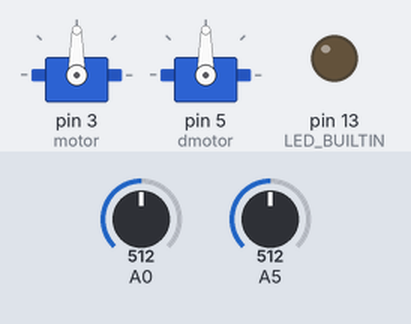
A sketch run on a simulated Arduino Uno, built with avr-gcc and run on an emulated ATmega328P. Parts: 2 × servo, output pins drawn as LEDs (lit = HIGH). Inputs (shaded band) come from the test bench; at power-on: A0 = 512, A5 = 512.

Above: at 1.2 s.
1.3 s: A0 set to 716
At 2.5 s:
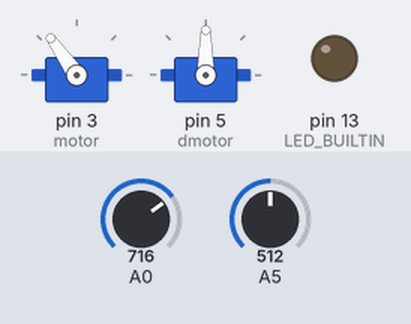
2.8 s: A5 set to 716
At 3.7 s:
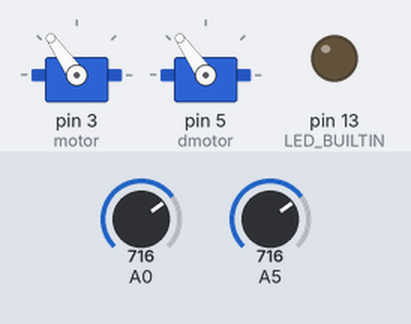
4.3 s: A0 set to 900
At 4.9 s:
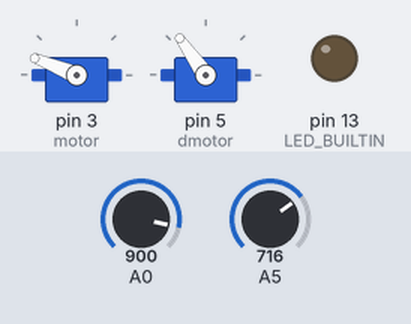
5.8 s: A5 set to 900
At 7.0 s:
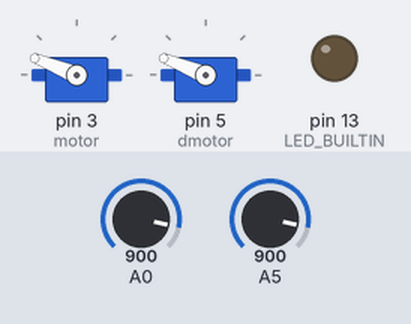
7.3 s: A0 set to 1023
At 8.4 s:
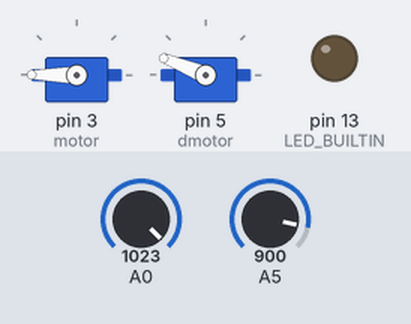
8.8 s: A5 set to 1023
At 9.5 s:
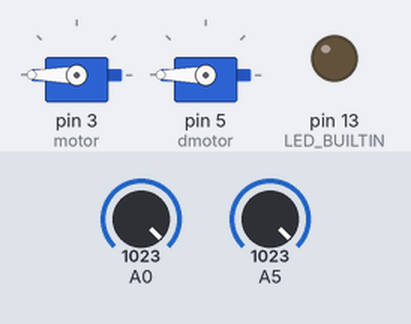
Timing chart, 0 to 11.3 s (numbered marks = the images above; inputs shaded):
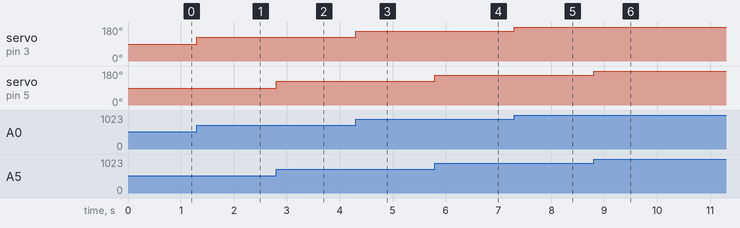

Measured:
- after the input at 1.3 s, servo on pin 3 (motor): 90° → 125° at once
- after the input at 2.8 s, servo on pin 5 (dmotor): 90° → 125° at once
- after the input at 4.3 s, servo on pin 3 (motor): 125° → 158° at once
- after the input at 5.8 s, servo on pin 5 (dmotor): 125° → 158° at once
- after the input at 7.3 s, servo on pin 3 (motor): 158° → 180° at once
- after the input at 8.8 s, servo on pin 5 (dmotor): 158° → 180° at once

The sketch:

js.ino
```cpp
#include <Servo.h>

Servo motor;
Servo dmotor;

int deger;
int derece;
int ddeger;
int dderece;

void setup() {
  motor.attach(3);
  dmotor.attach(5);
pinMode(LED_BUILTIN, OUTPUT);
}

void loop() {


  deger = analogRead(A0);
  derece = map(deger, 0,1023,0,180);
  motor.write(derece);
  ddeger = analogRead(A5);
  dderece = map(ddeger, 0,1023,0,180);
  dmotor.write(dderece);

}
```
